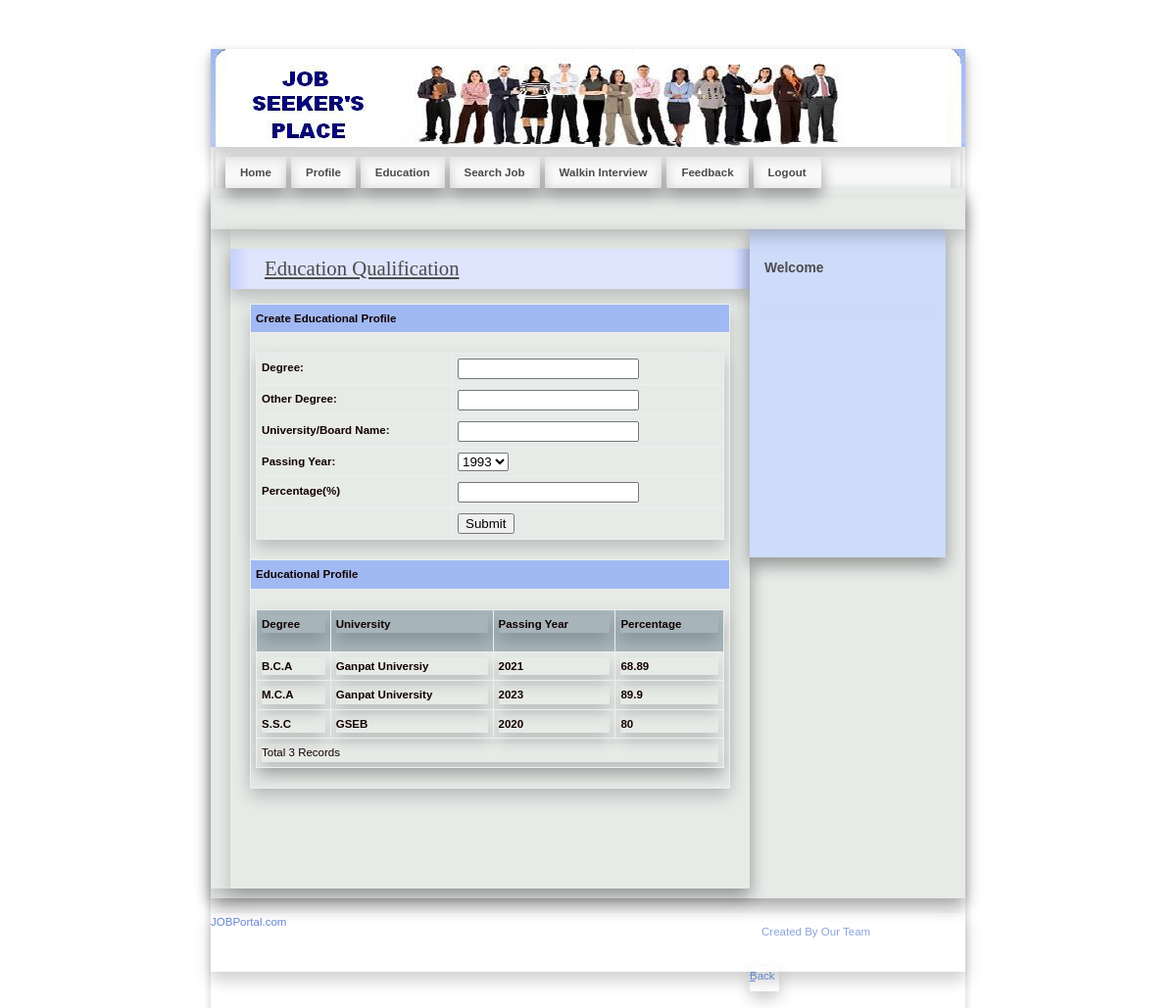
The page /JobSeeker/Education.php (signed in) on the database its author committed.
### tables this page shows
CREATE TABLE `jobseeker_education` (
  `EduId` int(11) NOT NULL,
  `JobSeekId` int(11) NOT NULL,
  `Degree` varchar(20) NOT NULL,
  `University` varchar(100) NOT NULL,
  `PassingYear` mediumint(9) NOT NULL,
  `Percentage` float NOT NULL
);

### JobSeeker/Education.php (the view, shortened to what this page needs)
<!DOCTYPE html PUBLIC "-//W3C//DTD XHTML 1.0 Strict//EN" "http://www.w3.org/TR/xhtml1/DTD/xhtml1-strict.dtd">
<html xmlns="http://www.w3.org/1999/xhtml" xml:lang="cs" lang="cs">
<head>
    <link rel="stylesheet" media="screen,projection" type="text/css" href="./css/main.css" />
    <link rel="stylesheet" media="print" type="text/css" href="./css/print.css" />
    <link rel="stylesheet" media="aural" type="text/css" href="./css/aural.css" />
    <link href="../SpryAssets/SpryValidationTextField.css" rel="stylesheet" type="text/css" />
</head>
<body id="www-url-cz">
<div id="main" class="box">
<?php
include "Header.php"
?>
<?php
include "menu.php"
?>
    <div id="page" class="box">
    <div id="page-in" class="box">
        <div id="strip" class="box noprint">
            <p id="breadcrumbs">&nbsp;</p>
        </div>
        <div id="content">
            <div class="article">
                <h2><span><a href="#">Education Qualification </a></span></h2>
              <table width="100%" border="1" cellspacing="2" cellpadding="2">
                  <tr>
                    <td bgcolor="#A0B9F3"><strong>Create Educational Profile</strong></td>
                  </tr>
                  <tr>
                    <td><form id="form1" method="post" action="InsertEdu.php">
                      <table width="100%" border="0" cellspacing="0" cellpadding="0">
                        <tr>
                          <td><strong>Degree:</strong></td>
                          <td>
                          <input type="text" name="cmbQual" id="cmbQual">
                          </td>
                        </tr>
                        <tr>
                          <td><strong>Other Degree:</strong></td>
                          <td><label>
                            <input type="text" name="txtOther" id="txtOther" />
                          </label></td>
                        </tr>
                        <tr>
                          <td><strong>University/Board Name:</strong></td>
                          <td><span id="sprytextfield1">
                            <label>
                            <input type="text" name="txtBoard" id="txtBoard" />
                            </label>
                          <span class="textfieldRequiredMsg">A value is required.</span></span></td>
                        </tr>
                        <tr>
                          <td><strong>Passing Year:</strong></td>
                          <td><label>
                            <select name="cmbYear" id="cmbYear">
                              <option>1993</option>
                            </select>
                          </label></td>
                        </tr>
                        <tr>
                          <td><strong>Percentage(%)</strong></td>
                          <td><span id="sprytextfield2">
                            <label>
                            <input type="text" name="txtPer" id="txtPer" />
                            </label>
                          <span class="textfieldRequiredMsg">A value is required.</span></span></td>
                        </tr>
                        <tr>
                          <td>&nbsp;</td>
                          <td><label>
                            <input type="submit" name="button" id="button" value="Submit" />
                          </label></td>
                        </tr>
                      </table>
                                        </form>
                    </td>
                  </tr>
                  <tr>
                    <td bgcolor="#A0B9F3"><strong>Educational Profile</strong></td>
                  </tr>
                  <tr>
                    <td><table width="100%" border="1" cellpadding="1" cellspacing="2" bordercolor="#006699" >
                      <tr>
                        <th height="32" bgcolor="#006699" class="style3"><div align="left" class="style9 style5 style2"><strong>Degree</strong></div></th>
                        <th bgcolor="#006699" class="style3"><div align="left" class="style9 style5 style2"><strong>University</strong></div></th>
                        <th bgcolor="#006699" class="style3"><div align="left" class="style9 style5 style2"><strong>Passing Year</strong></div></th>
                         <th bgcolor="#006699" class="style3"><div align="left" class="style9 style5 style2"><strong>Percentage</strong></div></th>
                      </tr>
                      <?php
					  $ID=$_SESSION['ID'];
$con = mysqli_connect("localhost","root","","job");
$sql = "select * from jobseeker_education where JobSeekId='".$ID."'";
$result = mysqli_query($con,$sql) or die(mysqli_error($con));
while($row = mysqli_fetch_array($result))
{
$Degree=$row['Degree'];
$Univ=$row['University'];
$Passing=$row['PassingYear'];
$Per=$row['Percentage'];
?>
                      <tr>
                        <td class="style3"><div align="left" class="style9 style5"><strong><?php echo $Degree;?></strong></div></td>
                        <td class="style3"><div align="left" class="style9 style5"><strong><?php echo $Univ;?></strong></div></td>
                        <td class="style3"><div align="left" class="style9 style5"><strong><?php echo $Passing;?></strong></div></td>
                         <td class="style3"><div align="left" class="style9 style5"><strong><?php echo $Per;?></strong></div></td>
                      </tr>
                      <?php
}
$records = mysqli_num_rows($result);
?>
                      <tr>
                        <td colspan="4" class="style3"><div align="left" class="style12"><?php echo "Total ".$records." Records"; ?> </div></td>
                      </tr>
                    </table></td>
                  </tr>
                </table>
                <p>&nbsp;</p>
                <p class="btn-more box noprint">&nbsp;</p>
          </div>
        </div>
<?php
include "right.php"
?>
    </div>
    </div>
<?php
include "footer.php"
?>
</div>
</body>
</html>

### JobSeeker/css/main.css (style rules this page uses)
* { min-height: 1px; }
body { border: 0; margin: 0; padding: 0; background: #ffffff; font: 72%/160% "verdana", sans-serif; color: #120101; _text-align: center; }
a { color: #4b4b4b; }
p { border: 0; margin: 15px 0; padding: 0; }
div { display: block; border: 0; margin: 0; padding: 0; box-shadow: 0 8px 16px 0 rgba(0, 0, 0, 0.2); }
h1, h2, h3, h4, h5 { border: 0; margin: 15px 0 10px 0; padding: 0; font-weight: bold; }
h2 { font-size: 180%; line-height: 100%; font-family: "georgia", serif; font-weight: normal; }
table { display: table; border-collapse: collapse; margin: 15px 0; padding: 0; border: 1px solid rgb(238, 95, 95); font-size: 100%; box-shadow: 0 8px 16px 0 rgba(0, 0, 0, 0.2); }
tr { display: table-row; }
th, td { display: table-cell; border: 1px solid rgb(238, 238, 238); margin: 0; padding: 5px; vertical-align: top; text-align: left; }
th { background: rgba(81, 110, 128, 0.43); text-align: center; columns: #120101; font-weight: bold; }
form { border: 0; margin: 0; padding: 0; }
a, img, span { border: 0; margin: 0; padding: 0; }
strong, .strong { font-weight: bold; }
.box { min-height: 1px; _height: 1px; }
.box:after { content: "."; display: block; line-height: 0px; font-size: 0px; visibility: hidden; clear: both; }
#main { width: 770px; margin: 50px auto 0 auto; _text-align: left; box-shadow: 0 4px 8px 0 rgba(0, 0, 0, 0.2); }
#page { width: 770px; min-height: 1px; background: #e7ebe8; _height: 1px; box-shadow: 0 8px 16px 0 rgba(0, 0, 0, 0.2); }
#page-in { min-height: 1px; padding: 10px 0; _height: 1px; box-shadow: 0 8px 16px 0 rgba(0, 0, 0, 0.2); }
#strip { position: relative; clear: both; padding: 3px 20px 10px 20px; color: #7a807c; }
#strip p { margin: 0; }
#strip #breadcrumbs { width: 520px; margin: 0; padding: 0; }
#content { float: left; width: 530px; _width: 550px; margin: 0; padding: 0 0 0 20px; }
#content .article { clear: both; margin: 0; padding: 20px; }
#content .article h2 { margin: 0 -20px; padding: 10px; background: #dee5fd url("../design/content_title_bg.gif") 0 0 repeat-y; color: #4b4b4b; box-shadow: 0 8px 16px 0 rgba(0, 0, 0, 0.2); }
#content .article h2 span { padding-left: 25px; }
#content .article p { text-align: justify; }
#content .btn-more { margin: 0 0 15px 0; padding: 0; border: 0; position: relative; }

### JobSeeker/css/print.css (style rules this page uses)
body { border:0; margin:0; padding:0; font-size:12pt }
a { color:#000; text-decoration:none; }
h1, h2, h3 { page-break-after:avoid; page-break-inside:avoid; }
table { border-collapse: collapse; border-width:1px; border-style:solid; }
th, td { display:table-cell; border-width:1px; border-style:solid; }
.noprint { display:none; }

### JobSeeker/css/aural.css (style rules this page uses)
body { voice-family:paul,male; volume:loud; speech-rate:slow; richness:90; stress:20; }
h1, h2, h3, h4, h5 { cue-before:url("ping.au"); }
p, table { pause:50ms; }
strong { pitch:medium; pitch-range:60; stress:90; richness:90; }

### rows shown on the page
jobseeker_education: Degree "B.C.A", University "Ganpat Universiy", PassingYear "2021", Percentage "68.89"
jobseeker_education: Degree "M.C.A", University "Ganpat University", PassingYear "2023", Percentage "89.9"
jobseeker_education: Degree "S.S.C", University "GSEB", PassingYear "2020", Percentage "80"

### other values the page prints
$records "3"
